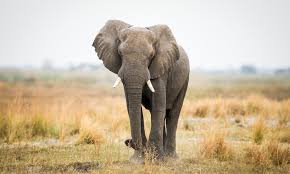
%> input picture elephant1.jpg, 290 x 174 px
$ octave image_matching.m   (GNU Octave 9; MATLAB toolbox functions it lacks are replaced by stand-ins)
%> lines starting %> are read from the running program, lines starting %| are printed output that depends on the picture; in (x1, y1, x2, y2) boxes, pixels count from 0 and x2, y2 are one past the last pixel; in counts of white or black regions, pixels touching at a corner belong together; the program's own positions count from 1
clc;
clear all;
close all;
x = imread('elephant1.jpg');
%> x is the input picture: size 174x290x3 uint8; mean R, G, B 198.7, 182.3, 156.8
xx = rgb2gray(x);
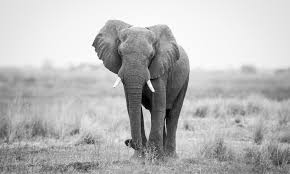
%> xx: size 174x290 uint8; min 0, max 255, mean 184.3
%y = [1 1;0 0];
%y = offsetstrel('ball',5,5);
%z = imdilate(xx,y);
z = edge(xx);
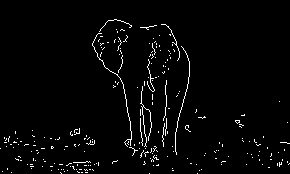
%> z: size 174x290 logical; 2.5% white in thin lines or dots, all inside (x1, y1, x2, y2) = (0, 19, 290, 174)
subplot(1,2,1);
imshow(xx);
subplot(1,2,2);
imshow(z);

$ run again, with elephant.jpg copied over elephant1.jpg
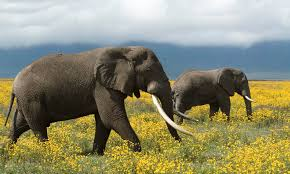
%> input picture elephant.jpg, 290 x 174 px
%> x is the input picture: size 174x290x3 uint8; mean R, G, B 141.7, 139.9, 111.2
%> `xx = rgb2gray(x);`:
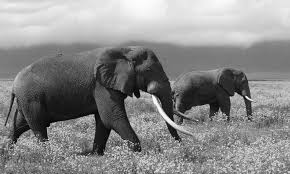
%> xx: size 174x290 uint8; min 1, max 254, mean 137.2
%> `z = edge(xx);`:
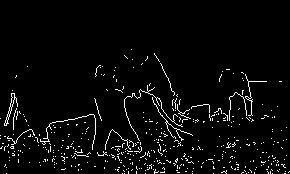
%> z: size 174x290 logical; 3.7% white in thin lines or dots, all inside (x1, y1, x2, y2) = (0, 49, 290, 174)

$ run again, with main.bmp saved as elephant1.jpg
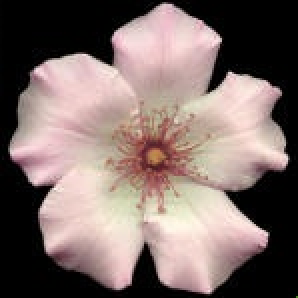
%> input picture main.bmp, 149 x 149 px (shown 2 times larger)
%> x is the input picture: size 149x149x3 uint8; mean R, G, B 127.8, 110.7, 106.7
%> `xx = rgb2gray(x);`:
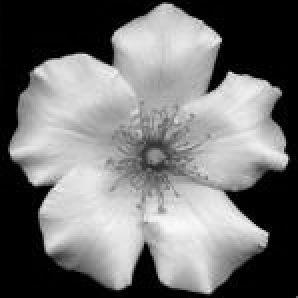
%> xx: size 149x149 uint8 (shown 2 times larger); min 0, max 249, mean 115.4
%> `z = edge(xx);`:
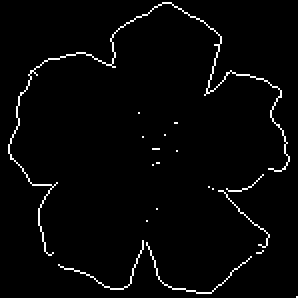
%> z: size 149x149 logical (shown 2 times larger); 2.4% white in thin lines or dots
